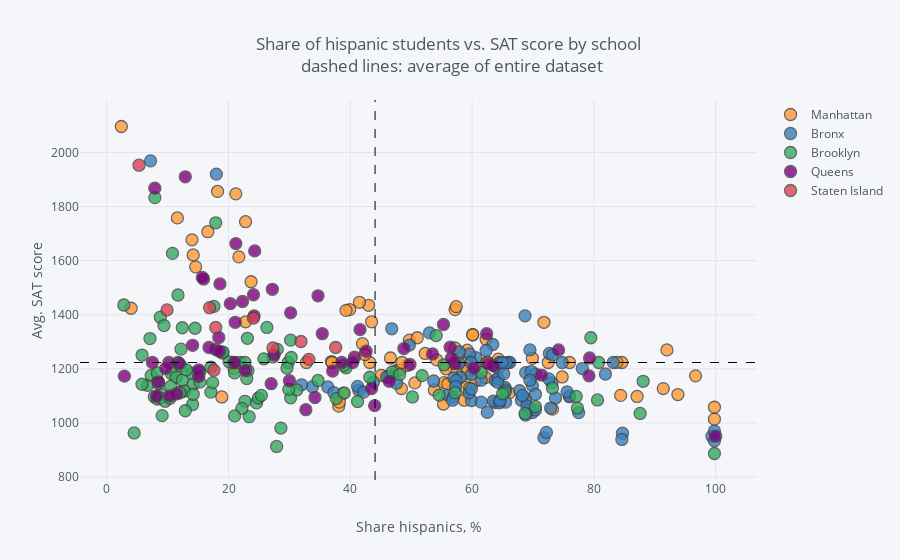

Notebook source saved alongside this figure:
### Markdown cell above
Trying out plotly and [cufflinks](https://plotly.com/python/cufflinks/) to enable easier data discovery through interactive charts  - [inspiration](https://towardsdatascience.com/the-next-level-of-data-visualization-in-python-dd6e99039d5e), [examples](https://nbviewer.jupyter.org/gist/santosjorge/b278ce0ae2448f47c31d), [more examples](https://medium.com/@ozan/interactive-plots-with-plotly-and-cufflinks-on-pandas-dataframes-af6f86f62d94).

### Code cell
with warnings.catch_warnings(): # to catch warning about np.module in Python 3.8.2.
    warnings.filterwarnings("ignore",category=FutureWarning)
    combined.iplot(
        x='hispanic_per',
        y='sat_score',
        categories='boro',
        text="SCHOOL NAME",
        vline= {"x":combined["hispanic_per"].mean(),
                "color":"#000000",
                "dash": "dash"
               },
        hline={"y":combined["sat_score"].mean(),
               "color":"#000000",
               "dash": "dash"
              },
        xTitle='Share hispanics, %',
        yTitle='Avg. SAT score',
        title='Share of hispanic students vs. SAT score by school <br> dashed lines: average of entire dataset'
    )
print("Recommendation: choose option to 'show closest data point on hover' in top right corner")

### Figure 1 — Plotly figure (JSON) as saved in the notebook; plotly's stock layout.template omitted (floating-point values rounded to 4 significant figures)
{"data": [{"marker": {"color": "rgba(255, 153, 51, 1.0)", "line": {"width": 1.3}, "opacity": 0.8, "size": 12, "symbol": "circle"}, "mode": "markers", "name": "Manhattan", "text": ["HENRY STREET SCHOOL FOR INTERNATIONAL STUDIES", "UNIVERSITY NEIGHBORHOOD HIGH SCHOOL", "EAST SIDE COMMUNITY SCHOOL", "MARTA VALLE HIGH SCHOOL", "NEW EXPLORATIONS INTO SCIENCE, TECHNOLOGY AND MATH HIGH SCHOOL", "BARD HIGH SCHOOL EARLY COLLEGE", "47 THE AMERICAN SIGN LANGUAGE AND ENGLISH SECONDARY SCHOOL", "FOOD AND FINANCE HIGH SCHOOL", "ESSEX STREET ACADEMY", "HIGH SCHOOL OF HOSPITALITY MANAGEMENT", "PACE HIGH SCHOOL", "URBAN ASSEMBLY SCHOOL OF DESIGN AND CONSTRUCTION, THE", "FACING HISTORY SCHOOL, THE", "URBAN ASSEMBLY ACADEMY OF GOVERNMENT AND LAW, THE", "LOWER MANHATTAN ARTS ACADEMY", "URBAN ASSEMBLY SCHOOL OF BUSINESS FOR YOUNG WOMEN, THE", "GRAMERCY ARTS HIGH SCHOOL", "NYC ISCHOOL", "MANHATTAN BUSINESS ACADEMY", "BUSINESS OF SPORTS SCHOOL", "THE HIGH SCHOOL FOR LANGUAGE AND DIPLOMACY", "HIGH SCHOOL FOR ENVIRONMENTAL STUDIES", "PROFESSIONAL PERFORMING ARTS HIGH SCHOOL", "BARUCH COLLEGE CAMPUS HIGH SCHOOL", "N.Y.C. LAB SCHOOL FOR COLLABORATIVE STUDIES", "N.Y.C. MUSEUM SCHOOL", "ELEANOR ROOSEVELT HIGH SCHOOL", "MILLENNIUM HIGH SCHOOL", "LANDMARK HIGH SCHOOL", "HIGH SCHOOL FOR HEALTH PROFESSIONS AND HUMAN SERVICES", "LEADERSHIP AND PUBLIC SERVICE HIGH SCHOOL", "MANHATTAN ACADEMY FOR ARTS & LANGUAGE", "HUDSON HIGH SCHOOL OF LEARNING TECHNOLOGIES", "INTERNATIONAL HIGH SCHOOL AT UNION SQUARE", "MANHATTAN VILLAGE ACADEMY", "VANGUARD HIGH SCHOOL", "MANHATTAN INTERNATIONAL HIGH SCHOOL", "STUYVESANT HIGH SCHOOL", "HIGH SCHOOL OF ECONOMICS AND FINANCE", "UNITY CENTER FOR URBAN TECHNOLOGIES", "TALENT UNLIMITED HIGH SCHOOL", "MURRY BERGTRAUM HIGH SCHOOL FOR BUSINESS CAREERS", "JACQUELINE KENNEDY ONASSIS HIGH SCHOOL", "REPERTORY COMPANY HIGH SCHOOL FOR THEATRE ARTS", "MANHATTAN BRIDGES HIGH SCHOOL", "NEW DESIGN HIGH SCHOOL", "HIGH SCHOOL FOR DUAL LANGUAGE AND ASIAN STUDIES", "THE URBAN ASSEMBLY NEW YORK HARBOR SCHOOL", "RICHARD R. GREEN HIGH SCHOOL OF TEACHING", "THE HIGH SCHOOL OF FASHION INDUSTRIES", "HUMANITIES PREPARATORY ACADEMY", "CHELSEA CAREER AND TECHNICAL EDUCATION HIGH SCHOOL", "ART AND DESIGN HIGH SCHOOL", "LIFE SCIENCES SECONDARY SCHOOL", "HIGH SCHOOL FOR ARTS, IMAGINATION AND INQUIRY", "URBAN ASSEMBLY SCHOOL FOR MEDIA STUDIES, THE", "THE URBAN ASSEMBLY SCHOOL FOR GREEN CAREERS", "THE GLOBAL LEARNING COLLABORATIVE", "WADLEIGH SECONDARY SCHOOL FOR THE PERFORMING & VISUAL ARTS", "FRANK MCCOURT HIGH SCHOOL", "BEACON HIGH SCHOOL", "FIORELLO H. LAGUARDIA HIGH SCHOOL OF MUSIC & ART AND PERFORMING ARTS", "HIGH SCHOOL FOR LAW, ADVOCACY AND COMMUNITY JUSTICE", "HIGH SCHOOL OF ARTS AND TECHNOLOGY", "MANHATTAN / HUNTER SCIENCE HIGH SCHOOL", "FREDERICK DOUGLASS ACADEMY II SECONDARY SCHOOL", "COALITION SCHOOL FOR SOCIAL CHANGE", "MANHATTAN CENTER FOR SCIENCE AND MATHEMATICS", "PARK EAST HIGH SCHOOL", "CENTRAL PARK EAST HIGH SCHOOL", "YOUNG WOMEN'S LEADERSHIP SCHOOL", "YOUNG WOMEN'S LEADERSHIP SCHOOL", "HERITAGE SCHOOL, THE", "MOTT HALL HIGH SCHOOL", "COLUMBIA SECONDARY SCHOOL FOR MATH, SCIENCE, AND ENGINEERING", "ACADEMY FOR SOCIAL ACTION: A COLLEGE BOARD SCHOOL", "URBAN ASSEMBLY SCHOOL FOR THE PERFORMING ARTS", "FREDERICK DOUGLASS ACADEMY", "THURGOOD MARSHALL ACADEMY FOR LEARNING AND SOCIAL CHANGE", "HIGH SCHOOL FOR MATHEMATICS, SCIENCE AND ENGINEERING AT CITY COLLEGE", "CITY COLLEGE ACADEMY OF THE ARTS", "COMMUNITY HEALTH ACADEMY OF THE HEIGHTS", "WASHINGTON HEIGHTS EXPEDITIONARY LEARNING SCHOOL", "HIGH SCHOOL FOR EXCELLENCE AND INNOVATION", "HIGH SCHOOL FOR INTERNATIONAL BUSINESS AND FINANCE", "HIGH SCHOOL FOR MEDIA AND COMMUNICATIONS", "HIGH SCHOOL FOR LAW AND PUBLIC SERVICE", "HIGH SCHOOL FOR HEALTH CAREERS AND SCIENCES", "A. PHILIP RANDOLPH CAMPUS HIGH SCHOOL", "GREGORIO LUPERON HIGH SCHOOL FOR SCIENCE AND MATHEMATICS"], "textfont": {"color": "#4D5663"}, "type": "scatter", "x": [53.8, 45.9, 55.4, 56.9, 14.2, 18.2, 59.2, 47.6, 60.6, 66.1, 42, 59.2, 73.2, 50.6, 55.7, 48.4, 45.1, 43, 58.7, 57.2, 32.8, 57.2, 23.7, 14.6, 14, 39.9, 11.6, 21.7, 74.8, 49.7, 54.2, 84.6, 62.4, 43.2, 71.8, 59, 36.9, 2.4, 43.5, 55.3, 39.3, 46.6, 69.9, 42.4, 99.8, 62.2, 4, 49.3, 59.3, 52.3, 57.8, 60.5, 51, 64.3, 58.9, 56, 76, 62.6, 38.8, 37, 22.8, 16.6, 48.1, 57.2, 41.5, 18.9, 58.7, 57.4, 59.6, 64.5, 60.1, 60.1, 69.4, 63.8, 48.5, 38.1, 38.2, 22.8, 20.9, 21.2, 92, 93.8, 96.7, 72.5, 91.4, 87.1, 84.4, 83.8, 62.3, 99.8], "y": [1122, 1172, 1149, 1207, 1621, 1856, 1182, 1194, 1156, 1111, 1293, 1269, 1051, 1148, 1200, 1127, 1176, 1435, 1223.0, 1223.0, 1223.0, 1419, 1522, 1577, 1677, 1419, 1758, 1614, 1170, 1306, 1233, 1223.0, 1223.0, 1223.0, 1372, 1199, 1227, 2096, 1374, 1070, 1416, 1240, 1239, 1253, 1058, 1168, 1424, 1212, 1195, 1257, 1255, 1207, 1315, 1236, 1132, 1144, 1223.0, 1223.0, 1109, 1223.0, 1744, 1707, 1196, 1277, 1446, 1096, 1084, 1430, 1128, 1221, 1326, 1326, 1054, 1210, 1223.0, 1062, 1077, 1374, 1202, 1847, 1270, 1105, 1174, 1223.0, 1127, 1098, 1102, 1224, 1309, 1014]}, {"marker": {"color": "rgba(55, 128, 191, 1.0)", "line": {"width": 1.3}, "opacity": 0.8, "size": 12, "symbol": "circle"}, "mode": "markers", "name": "Bronx", "text": ["SOUTH BRONX PREPARATORY: A COLLEGE BOARD SCHOOL", "INTERNATIONAL COMMUNITY HIGH SCHOOL", "COMMUNITY SCHOOL FOR SOCIAL JUSTICE", "MOTT HAVEN VILLAGE PREPARATORY HIGH SCHOOL", "UNIVERSITY HEIGHTS SECONDARY SCHOOL", "HOSTOSsLINCOLN ACADEMY OF SCIENCE", "FOREIGN LANGUAGE ACADEMY OF GLOBAL STUDIES", "BRONX LEADERSHIP ACADEMY II HIGH SCHOOL", "NEW EXPLORERS HIGH SCHOOL", "URBAN ASSEMBLY SCHOOL FOR CAREERS IN SPORTS", "BRONX ACADEMY OF LETTERS", "ALFRED E. SMITH CAREER AND TECHNICAL EDUCATION HIGH SCHOOL", "HEALTH OPPORTUNITIES HIGH SCHOOL", "BRONX STUDIO SCHOOL FOR WRITERS AND ARTISTS", "WOMEN'S ACADEMY OF EXCELLENCE", "RENAISSANCE HIGH SCHOOL FOR MUSICAL THEATER & TECHNOLOGY", "PABLO NERUDA ACADEMY FOR ARCHITECTURE AND WORLD STUDIES", "MILLENNIUM ART ACADEMY", "HOLCOMBE L. RUCKER SCHOOL OF COMMUNITY RESEARCH", "ANTONIA PANTOJA PREPARATORY ACADEMY, A COLLEGE BOARD SCHOOL", "HERBERT H. LEHMAN HIGH SCHOOL", "BRONX BRIDGES HIGH SCHOOL", "FELISA RINCON DE GAUTIER INSTITUTE FOR LAW AND PUBLIC POLICY, THE", "BANANA KELLY HIGH SCHOOL", "BRONX EXPEDITIONARY LEARNING HIGH SCHOOL", "EAGLE ACADEMY FOR YOUNG MEN", "URBAN ASSEMBLY SCHOOL FOR APPLIED MATH AND SCIENCE, THE", "EXIMIUS COLLEGE PREPARATORY ACADEMY: A COLLEGE BOARD SCHOOL", "MOTT HALL BRONX HIGH SCHOOL", "BRONX CENTER FOR SCIENCE AND MATHEMATICS", "VALIDUS PREPARATORY ACADEMY: AN EXPEDITIONARY LEARNING SCHOOL", "LEADERSHIP INSTITUTE", "MORRIS ACADEMY FOR COLLABORATIVE STUDIES", "BRONX EARLY COLLEGE ACADEMY FOR TEACHING & LEARNING", "DREAMYARD PREPARATORY SCHOOL", "ACADEMY FOR LANGUAGE AND TECHNOLOGY", "BRONX INTERNATIONAL HIGH SCHOOL", "SCHOOL FOR EXCELLENCE", "BRONX HIGH SCHOOL OF BUSINESS", "BRONX HIGH SCHOOL FOR MEDICAL SCIENCE", "BRONX SCHOOL FOR LAW, GOVERNMENT AND JUSTICE", "FREDERICK DOUGLASS ACADEMY III SECONDARY SCHOOL", "BRONX LEADERSHIP ACADEMY HIGH SCHOOL", "HIGH SCHOOL FOR VIOLIN AND DANCE", "RIVERDALE / KINGSBRIDGE ACADEMY (MIDDLE SCHOOL / HIGH SCHOOL 141)", "BRONX ENGINEERING AND TECHNOLOGY ACADEMY", "THEATRE ARTS PRODUCTION COMPANY SCHOOL", "THE MARIE CURIE SCHOOL FOR MEDICINE, NURSING, AND HEALTH PROFESSIONS", "WEST BRONX ACADEMY FOR THE FUTURE", "KINGSBRIDGE INTERNATIONAL HIGH SCHOOL", "BRONX SCHOOL OF LAW AND FINANCE", "INTERNATIONAL SCHOOL FOR LIBERAL ARTS", "INsTECH ACADEMY (M.S. / HIGH SCHOOL 368)", "KNOWLEDGE AND POWER PREPARATORY ACADEMY INTERNATIONAL HIGH SCHOOL (KAPPA)", "HIGH SCHOOL FOR TEACHING AND THE PROFESSIONS", "BELMONT PREPARATORY HIGH SCHOOL", "FORDHAM HIGH SCHOOL FOR THE ARTS", "FORDHAM LEADERSHIP ACADEMY FOR BUSINESS AND TECHNOLOGY", "BRONX HIGH SCHOOL FOR LAW AND COMMUNITY SERVICE", "DEWITT CLINTON HIGH SCHOOL", "CELIA CRUZ BRONX HIGH SCHOOL OF MUSIC, THE", "BRONX HIGH SCHOOL OF SCIENCE", "MARBLE HILL HIGH SCHOOL FOR INTERNATIONAL STUDIES", "BRONX THEATRE HIGH SCHOOL", "DISCOVERY HIGH SCHOOL", "HIGH SCHOOL OF AMERICAN STUDIES AT LEHMAN COLLEGE", "BRONX HEALTH SCIENCES HIGH SCHOOL", "BRONX HIGH SCHOOL FOR WRITING AND COMMUNICATION ARTS", "BRONX LAB SCHOOL", "ACADEMY FOR SCHOLARSHIP AND ENTREPRENEURSHIP: A COLLEGE BOARD SCHOOL", "HIGH SCHOOL OF COMPUTERS AND TECHNOLOGY", "COLLEGIATE INSTITUTE FOR MATH AND SCIENCE", "BRONX ACADEMY OF HEALTH CAREERS", "ASTOR COLLEGIATE ACADEMY", "BRONX HIGH SCHOOL FOR THE VISUAL ARTS", "HARRY S TRUMAN HIGH SCHOOL", "NEW WORLD HIGH SCHOOL", "THE BRONXWOOD PREPARATORY ACADEMY", "PELHAM PREPARATORY ACADEMY", "HIGH SCHOOL FOR CONTEMPORARY ARTS", "BRONX AEROSPACE HIGH SCHOOL", "METROPOLITAN HIGH SCHOOL, THE", "EXPLORATIONS ACADEMY", "BRONX LATIN", "EAST BRONX ACADEMY FOR THE FUTURE", "PEACE AND DIVERSITY ACADEMY", "PAN AMERICAN INTERNATIONAL HIGH SCHOOL AT MONROE", "THE CINEMA SCHOOL", "BRONX CAREER AND COLLEGE PREPARATORY HIGH SCHOOL", "HIGH SCHOOL OF WORLD CULTURES", "FANNIE LOU HAMER FREEDOM HIGH SCHOOL", "WINGS ACADEMY", "MONROE ACADEMY FOR VISUAL ARTS & DESIGN"], "textfont": {"color": "#4D5663"}, "type": "scatter", "x": [68.8, 71.8, 65.5, 76, 78.1, 72.7, 68.8, 56, 68.1, 70.4, 64.3, 61.5, 56.9, 74.8, 46.4, 63.8, 69.9, 64.3, 56.8, 66, 60.6, 83.2, 76, 65.4, 69.3, 33.8, 63.4, 58.1, 73.7, 68.7, 63.8, 63.5, 73.1, 64.5, 69.9, 99.4, 72.2, 64.5, 59.9, 57.8, 66.2, 41.4, 57, 62.5, 53, 64.2, 69.7, 57.4, 69.5, 84.7, 65.2, 99.8, 81.9, 59.9, 70.4, 65.6, 61.5, 67.8, 64.6, 59.6, 69.5, 7.2, 57.9, 69, 75.6, 18, 36.3, 47.6, 57.3, 32, 59.5, 46.8, 41.2, 46, 62.3, 43.8, 70.4, 37.3, 49.7, 59.9, 72.6, 72.9, 65.5, 73.2, 68.3, 53.7, 99.8, 65, 59.8, 84.6, 68.8, 42.2, 77.5], "y": [1090, 945, 1077, 1097, 1201, 1257, 1186, 1103, 1084, 1181, 1201, 1158, 1095, 1223.0, 1171, 1158, 1038, 1164, 1084, 1223.0, 1241, 1223.0, 1099, 1131, 1049, 1134, 1290, 1169, 1092, 1396, 1075, 1081, 1148, 1223.0, 1138, 951, 965, 1074, 1083, 1221, 1224, 1121, 1166, 1039, 1333, 1150, 1190, 1157, 1158, 962, 1182, 934, 1181, 1180, 1106, 1222, 1077, 1119, 1082, 1255, 1270, 1969, 1263, 1064, 1115, 1920, 1133, 1147, 1135, 1141, 1111, 1348, 1135, 1169, 1268, 1151, 1048, 1112, 1288, 1126, 1163, 1055, 1122, 1251, 1102, 1155, 970, 1223.0, 1223.0, 939, 1029, 1114, 1038]}, {"marker": {"color": "rgba(50, 171, 96, 1.0)", "line": {"width": 1.3}, "opacity": 0.8, "size": 12, "symbol": "circle"}, "mode": "markers", "name": "Brooklyn", "text": ["DR. SUSAN S. MCKINNEY SECONDARY SCHOOL OF THE ARTS", "URBAN ASSEMBLY HIGH SCHOOL OF MUSIC AND ART", "BROOKLYN COMMUNITY HIGH SCHOOL OF COMMUNICATION, ARTS AND MEDIA", "SCIENCE SKILLS CENTER HIGH SCHOOL FOR SCIENCE, TECHNOLOGY AND THE CREATIVE ARTS", "BROOKLYN TECHNICAL HIGH SCHOOL", "BROOKLYN INTERNATIONAL HIGH SCHOOL", "THE URBAN ASSEMBLY SCHOOL FOR LAW AND JUSTICE", "ACORN COMMUNITY HIGH SCHOOL", "URBAN ASSEMBLY INSTITUTE OF MATH AND SCIENCE FOR YOUNG WOMEN", "BEDFORD ACADEMY HIGH SCHOOL", "GEORGE WESTINGHOUSE CAREER AND TECHNICAL EDUCATION HIGH SCHOOL", "BENJAMIN BANNEKER ACADEMY", "CITY POLYTECHNIC HIGH SCHOOL OF ENGINEERING, ARCHITECTURE, AND TECHNOLOGY", "JUAN MOREL CAMPOS SECONDARY SCHOOL", "FOUNDATIONS ACADEMY", "BROOKLYN LATIN SCHOOL, THE", "GREEN SCHOOL: AN ACADEMY FOR ENVIRONMENTAL CAREERS", "PROGRESS HIGH SCHOOL FOR PROFESSIONAL CAREERS", "SCHOOL FOR LEGAL STUDIES", "THE HIGH SCHOOL FOR ENTERPRISE, BUSINESS AND TECHNOLOGY", "BROOKLYN PREPARATORY HIGH SCHOOL", "WILLIAMSBURG HIGH SCHOOL FOR ARCHITECTURE AND DESIGN", "WILLIAMSBURG PREPARATORY SCHOOL", "LYONS COMMUNITY SCHOOL", "AUTOMOTIVE HIGH SCHOOL", "FRANCES PERKINS ACADEMY", "EL PUENTE ACADEMY FOR PEACE AND JUSTICE", "BROOKLYN SCHOOL FOR GLOBAL STUDIES", "BROOKLYN SECONDARY SCHOOL FOR COLLABORATIVE STUDIES", "SECONDARY SCHOOL FOR LAW", "SECONDARY SCHOOL FOR JOURNALISM", "PARK SLOPE COLLEGIATE", "SCHOOL FOR INTERNATIONAL STUDIES", "COBBLE HILL SCHOOL OF AMERICAN STUDIES", "BROOKLYN HIGH SCHOOL OF THE ARTS", "SUNSET PARK HIGH SCHOOL", "FREDERICK DOUGLASS ACADEMY IV SECONDARY SCHOOL", "BOYS AND GIRLS HIGH SCHOOL", "BROOKLYN HIGH SCHOOL FOR LAW AND TECHNOLOGY", "THE BROOKLYN ACADEMY OF GLOBAL FINANCE", "ACADEMY FOR COLLEGE PREPARATION AND CAREER EXPLORATION: A COLLEGE BOARD SCHOOL", "ACADEMY OF HOSPITALITY AND TOURISM", "INTERNATIONAL HIGH SCHOOL AT PROSPECT HEIGHTS", "THE HIGH SCHOOL FOR GLOBAL CITIZENSHIP", "SCHOOL FOR HUMAN RIGHTS, THE", "SCHOOL FOR DEMOCRACY AND LEADERSHIP", "HIGH SCHOOL FOR YOUTH AND COMMUNITY DEVELOPMENT AT ERASMUS", "HIGH SCHOOL FOR SERVICE & LEARNING AT ERASMUS", "SCIENCE, TECHNOLOGY AND RESEARCH EARLY COLLEGE HIGH SCHOOL AT ERASMUS", "HIGH SCHOOL FOR PUBLIC SERVICE: HEROES OF TOMORROW", "BROOKLYN ACADEMY OF SCIENCE AND THE ENVIRONMENT", "BROOKLYN SCHOOL FOR MUSIC & THEATRE", "MEDGAR EVERS COLLEGE PREPARATORY SCHOOL", "CLARA BARTON HIGH SCHOOL", "IT TAKES A VILLAGE ACADEMY", "BROOKLYN GENERATION SCHOOL", "BROOKLYN THEATRE ARTS HIGH SCHOOL", "KURT HAHN EXPEDITIONARY LEARNING SCHOOL", "VICTORY COLLEGIATE HIGH SCHOOL", "ARTS & MEDIA PREPARATORY ACADEMY", "HIGH SCHOOL FOR INNOVATION IN ADVERTISING AND MEDIA", "CULTURAL ACADEMY FOR THE ARTS AND SCIENCES", "HIGH SCHOOL FOR MEDICAL PROFESSIONS", "ACADEMY FOR CONSERVATION AND THE ENVIRONMENT", "URBAN ACTION ACADEMY", "EAST NEW YORK FAMILY ACADEMY", "FDNY HIGH SCHOOL FOR FIRE AND LIFE SAFETY", "HIGH SCHOOL FOR CIVIL RIGHTS", "PERFORMING ARTS AND TECHNOLOGY HIGH SCHOOL", "WORLD ACADEMY FOR TOTAL COMMUNITY HEALTH HIGH SCHOOL", "MULTICULTURAL HIGH SCHOOL", "TRANSIT TECH CAREER AND TECHNICAL EDUCATION HIGH SCHOOL", "ACADEMY OF INNOVATIVE TECHNOLOGY", "BROOKLYN LAB SCHOOL", "CYPRESS HILLS COLLEGIATE PREPARATORY SCHOOL", "W. H. MAXWELL CAREER AND TECHNICAL EDUCATION HIGH SCHOOL", "THE SCHOOL FOR CLASSICS: AN ACADEMY OF THINKERS, WRITERS AND PERFORMERS", "NEW UTRECHT HIGH SCHOOL", "HIGH SCHOOL OF TELECOMMUNICATION ARTS AND TECHNOLOGY", "FORT HAMILTON HIGH SCHOOL", "FRANKLIN DELANO ROOSEVELT HIGH SCHOOL", "THE URBAN ASSEMBLY SCHOOL FOR CRIMINAL JUSTICE", "INTERNATIONAL HIGH SCHOOL AT LAFAYETTE", "RACHEL CARSON HIGH SCHOOL FOR COASTAL STUDIES", "HIGH SCHOOL OF SPORTS MANAGEMENT", "ABRAHAM LINCOLN HIGH SCHOOL", "KINGSBOROUGH EARLY COLLEGE SCHOOL", "EDWARD R. MURROW HIGH SCHOOL", "JOHN DEWEY HIGH SCHOOL", "LIFE ACADEMY HIGH SCHOOL FOR FILM AND MUSIC", "EXPEDITIONARY LEARNING SCHOOL FOR COMMUNITY LEADERS", "WILLIAM E. GRADY CAREER AND TECHNICAL EDUCATION HIGH SCHOOL", "BROOKLYN STUDIO SECONDARY SCHOOL", "MIDWOOD HIGH SCHOOL", "JAMES MADISON HIGH SCHOOL", "LEON M. GOLDSTEIN HIGH SCHOOL FOR THE SCIENCES", "BROOKLYN COLLEGE ACADEMY", "BROOKLYN COLLEGIATE: A COLLEGE BOARD SCHOOL", "FREDERICK DOUGLASS ACADEMY VII HIGH SCHOOL", "TEACHERS PREPARATORY HIGH SCHOOL", "ACADEMY FOR ENVIRONMENTAL LEADERSHIP", "EBC HIGH SCHOOL FOR PUBLIC SERVICE–BUSHWICK", "BUSHWICK SCHOOL FOR SOCIAL JUSTICE", "ACADEMY OF URBAN PLANNING", "ALL CITY LEADERSHIP SECONDARY SCHOOL", "BUSHWICK LEADERS HIGH SCHOOL FOR ACADEMIC EXCELLENCE"], "textfont": {"color": "#4D5663"}, "type": "scatter", "x": [24.6, 22.7, 17.1, 12.2, 7.9, 28.6, 17.1, 12.2, 11.7, 7.1, 15.3, 8.8, 26.3, 80.6, 29.8, 17.9, 46.9, 65.4, 39.3, 55.4, 37.7, 57.2, 61.5, 54.6, 30.2, 31.2, 87.6, 39, 48.1, 29.6, 43.2, 51.8, 38.9, 21, 19, 80.8, 14.1, 7.8, 24.9, 20.8, 6.7, 12.9, 27.9, 7.3, 8.3, 8.4, 9.1, 9, 9.4, 12.2, 14.2, 15.3, 2.8, 5.8, 4.5, 8.5, 12.8, 8.8, 5.8, 9.6, 10.6, 11.4, 12.4, 12, 10.5, 30.3, 23.4, 22.2, 17.4, 14.2, 99.8, 23.2, 50.2, 65, 73.2, 25.4, 34.7, 28, 54.1, 30.2, 27.3, 21.9, 21, 25.8, 23, 20.1, 22.7, 17.6, 19.1, 29.9, 41.2, 14, 23.1, 11.7, 14.5, 10.8, 12.4, 8.3, 10.4, 13.1, 77.1, 88.1, 68.7, 70.4, 79.5, 77.3], "y": [1074, 1080, 1114, 1211, 1833, 981, 1206, 1116, 1223.0, 1312, 1189, 1391, 1353, 1085, 1223.0, 1740, 1189, 1114, 1204, 1215, 1090, 1112, 1187, 1103, 1093, 1122, 1035, 1111, 1179, 1203, 1169, 1175, 1212, 1185, 1258, 1223.0, 1068, 1097, 1092, 1223.0, 1139, 1045, 913, 1176, 1088, 1153, 1027, 1105, 1360, 1273, 1143, 1151, 1436, 1251, 963, 1145, 1118, 1092, 1143, 1080, 1183, 1169, 1159, 1111, 1135, 1242, 1023, 1054, 1149, 1106, 887, 1193, 1096, 1108, 1129, 1102, 1157, 1272, 1323, 1306, 1244, 1223.0, 1026, 1237, 1164, 1226, 1223.0, 1431, 1262, 1124, 1079, 1184, 1313, 1473, 1350, 1627, 1352, 1185, 1091, 1196, 1098, 1154, 1035, 1060, 1315, 1055]}, {"marker": {"color": "rgba(128, 0, 128, 1.0)", "line": {"width": 1.3}, "opacity": 0.8, "size": 12, "symbol": "circle"}, "mode": "markers", "name": "Queens", "text": ["ACADEMY OF FINANCE AND ENTERPRISE", "HIGH SCHOOL OF APPLIED COMMUNICATION", "CIVIC LEADERSHIP ACADEMY", "PAN AMERICAN INTERNATIONAL HIGH SCHOOL", "BARD HIGH SCHOOL EARLY COLLEGE II", "NEWTOWN HIGH SCHOOL", "GROVER CLEVELAND HIGH SCHOOL", "MIDDLE COLLEGE HIGH SCHOOL AT LAGUARDIA COMMUNITY COLLEGE", "INTERNATIONAL HIGH SCHOOL AT LAGUARDIA COMMUNITY COLLEGE", "HIGH SCHOOL FOR ARTS AND BUSINESS", "ROBERT F. WAGNER, JR. SECONDARY SCHOOL FOR ARTS AND TECHNOLOGY", "QUEENS VOCATIONAL AND TECHNICAL HIGH SCHOOL", "AVIATION CAREER & TECHNICAL EDUCATION HIGH SCHOOL", "QUEENS SCHOOL OF INQUIRY, THE", "FLUSHING INTERNATIONAL HIGH SCHOOL", "EASTsWEST SCHOOL OF INTERNATIONAL STUDIES", "WORLD JOURNALISM PREPARATORY: A COLLEGE BOARD SCHOOL", "JOHN BOWNE HIGH SCHOOL", "FLUSHING HIGH SCHOOL", "TOWNSEND HARRIS HIGH SCHOOL", "ROBERT F. KENNEDY COMMUNITY HIGH SCHOOL", "BENJAMIN N. CARDOZO HIGH SCHOOL", "FRANCIS LEWIS HIGH SCHOOL", "MARTIN VAN BUREN HIGH SCHOOL", "BAYSIDE HIGH SCHOOL", "QUEENS HIGH SCHOOL OF TEACHING, LIBERAL ARTS AND THE SCIENCES", "FREDERICK DOUGLASS ACADEMY VI HIGH SCHOOL", "CHANNEL VIEW SCHOOL FOR RESEARCH", "QUEENS HIGH SCHOOL FOR INFORMATION, RESEARCH, AND TECHNOLOGY", "ROBERT H. GODDARD HIGH SCHOOL OF COMMUNICATION ARTS AND TECHNOLOGY", "ACADEMY OF MEDICAL TECHNOLOGY: A COLLEGE BOARD SCHOOL", "SCHOLARS' ACADEMY", "AUGUST MARTIN HIGH SCHOOL", "RICHMOND HILL HIGH SCHOOL", "JOHN ADAMS HIGH SCHOOL", "HIGH SCHOOL FOR CONSTRUCTION TRADES, ENGINEERING AND ARCHITECTURE", "YORK EARLY COLLEGE ACADEMY", "QUEENS COLLEGIATE: A COLLEGE BOARD SCHOOL", "HILLSIDE ARTS & LETTERS ACADEMY", "FOREST HILLS HIGH SCHOOL", "HILLCREST HIGH SCHOOL", "THOMAS A. EDISON CAREER AND TECHNICAL EDUCATION HIGH SCHOOL", "QUEENS GATEWAY TO HEALTH SCIENCES SECONDARY SCHOOL", "QUEENS METROPOLITAN HIGH SCHOOL", "QUEENS HIGH SCHOOL FOR THE SCIENCES AT YORK COLLEGE", "HIGH SCHOOL FOR LAW ENFORCEMENT AND PUBLIC SAFETY", "YOUNG WOMEN'S LEADERSHIP SCHOOL, QUEENS", "QUEENS PREPARATORY ACADEMY", "PATHWAYS COLLEGE PREPARATORY SCHOOL: A COLLEGE BOARD SCHOOL", "EXCELSIOR PREPARATORY HIGH SCHOOL", "GEORGE WASHINGTON CARVER HIGH SCHOOL FOR THE SCIENCES", "PREPARATORY ACADEMY FOR WRITERS: A COLLEGE BOARD SCHOOL", "CAMBRIA HEIGHTS ACADEMY", "MATHEMATICS, SCIENCE RESEARCH AND TECHNOLOGY MAGNET HIGH SCHOOL", "HUMANITIES & ARTS MAGNET HIGH SCHOOL", "YOUNG WOMEN'S LEADERSHIP SCHOOL, ASTORIA", "ACADEMY FOR CAREERS IN TELEVISION AND FILM", "WILLIAM CULLEN BRYANT HIGH SCHOOL", "LONG ISLAND CITY HIGH SCHOOL", "FRANK SINATRA SCHOOL OF THE ARTS HIGH SCHOOL", "INFORMATION TECHNOLOGY HIGH SCHOOL", "NEWCOMERS HIGH SCHOOL", "ACADEMY OF AMERICAN STUDIES", "BACCALAUREATE SCHOOL FOR GLOBAL EDUCATION"], "textfont": {"color": "#4D5663"}, "type": "scatter", "x": [56.4, 57.2, 79.3, 100, 21.2, 60.3, 63.5, 71.4, 44, 79.2, 62.4, 74.2, 55.3, 24.2, 32.7, 17.9, 20.3, 40.7, 49.8, 12.9, 35.4, 18.6, 24.1, 15.1, 22.3, 16.8, 27, 27.5, 30, 42.6, 34.2, 15.9, 11.5, 46.4, 37.1, 41.6, 10.2, 18.5, 21, 30.2, 22.8, 21.1, 15.7, 38.6, 7.9, 15.1, 18.4, 8.2, 2.9, 9.7, 14.1, 10.4, 7.5, 11.9, 8.5, 40.4, 53.5, 48.8, 62.7, 27.2, 56.6, 43.5, 34.7, 24.3], "y": [1280, 1219, 1240, 951, 1663, 1203, 1211, 1177, 1064, 1174, 1330, 1270, 1364, 1396, 1049, 1271, 1441, 1243, 1216, 1910, 1330, 1514, 1474, 1172, 1449, 1279, 1145, 1252, 1156, 1265, 1094, 1532, 1108, 1154, 1192, 1345, 1223.0, 1265, 1223.0, 1407, 1194, 1372, 1538, 1223.0, 1868, 1196, 1316, 1099, 1173, 1202, 1287, 1100, 1223.0, 1220, 1151, 1223.0, 1255, 1275, 1218, 1494, 1239, 1127, 1470, 1636]}, {"marker": {"color": "rgba(219, 64, 82, 1.0)", "line": {"width": 1.3}, "opacity": 0.8, "size": 12, "symbol": "circle"}, "mode": "markers", "name": "Staten Island", "text": ["CSI HIGH SCHOOL FOR INTERNATIONAL STUDIES", "GAYNOR MCCOWN EXPEDITIONARY LEARNING SCHOOL", "THE MICHAEL J. PETRIDES SCHOOL", "NEW DORP HIGH SCHOOL", "PORT RICHMOND HIGH SCHOOL", "CURTIS HIGH SCHOOL", "TOTTENVILLE HIGH SCHOOL", "SUSAN E. WAGNER HIGH SCHOOL", "RALPH R. MCKEE CAREER AND TECHNICAL EDUCATION HIGH SCHOOL", "STATEN ISLAND TECHNICAL HIGH SCHOOL"], "textfont": {"color": "#4D5663"}, "type": "scatter", "x": [17.9, 17.6, 16.9, 27.3, 37.6, 31.9, 9.9, 24.1, 33.2, 5.3], "y": [1353, 1195, 1426, 1277, 1279, 1301, 1418, 1388, 1235, 1953]}], "layout": {"legend": {"bgcolor": "#F5F6F9", "font": {"color": "#4D5663"}}, "paper_bgcolor": "#F5F6F9", "plot_bgcolor": "#F5F6F9", "shapes": [{"line": {"color": "#000000", "dash": "dash", "width": 1}, "type": "line", "x0": 0, "x1": 1, "xref": "paper", "y0": 1223.0, "y1": 1223.0, "yref": "y"}, {"line": {"color": "#000000", "dash": "dash", "width": 1}, "type": "line", "x0": 44.07, "x1": 44.07, "xref": "x", "y0": 0, "y1": 1, "yref": "paper"}], "title": "Share of hispanic students vs. SAT score by school <br> dashed lines: average of entire dataset", "titlefont": {"color": "#4D5663"}, "xaxis": {"gridcolor": "#E1E5ED", "showgrid": true, "tickfont": {"color": "#4D5663"}, "title": "Share hispanics, %", "titlefont": {"color": "#4D5663"}, "zerolinecolor": "#E1E5ED"}, "yaxis": {"gridcolor": "#E1E5ED", "showgrid": true, "tickfont": {"color": "#4D5663"}, "title": "Avg. SAT score", "titlefont": {"color": "#4D5663"}, "zerolinecolor": "#E1E5ED"}}}
